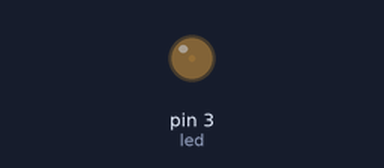
This sketch was run on a simulated Arduino Uno, built with avr-gcc and run on an emulated ATmega328P. On the bench: output pins drawn as LEDs (lit = HIGH).

Above: at 0.05 s.
At 1.55 s:
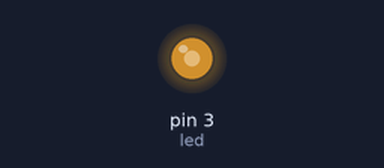
At 2.35 s:
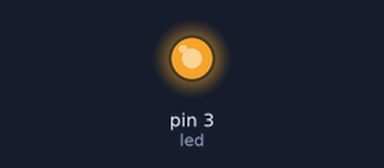
At 4.65 s:
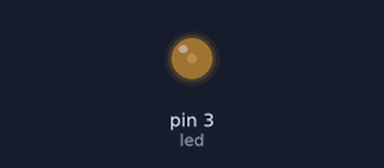
Timing chart, 0 to 6.7 s (numbered marks = the images above):
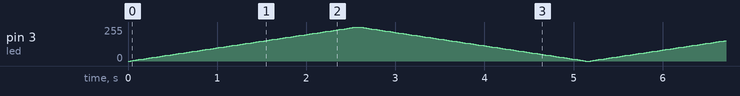

The sketch:

reto_09.ino
```cpp
int luminosidad = 0; // variable para asignar la luminosidad al led
int led = 3; // pin del led
void setup() {
  // en el setup no hay que configurar nada
}
void loop() {
  for (luminosidad = 0 ; luminosidad <= 255; luminosidad = luminosidad + 3) { // fade in (from min to max)
    analogWrite(led, luminosidad); // ilumina el led con el valor asignado a luminosidad (entre 0 y 255)
    delay(30); // espera 30 ms para que se vea el efecto
  }
  for (luminosidad = 255; luminosidad >= 0; luminosidad = luminosidad - 3) { // fade out (from max to min)
    analogWrite(led, luminosidad);
    delay(30);
  }
}
```
